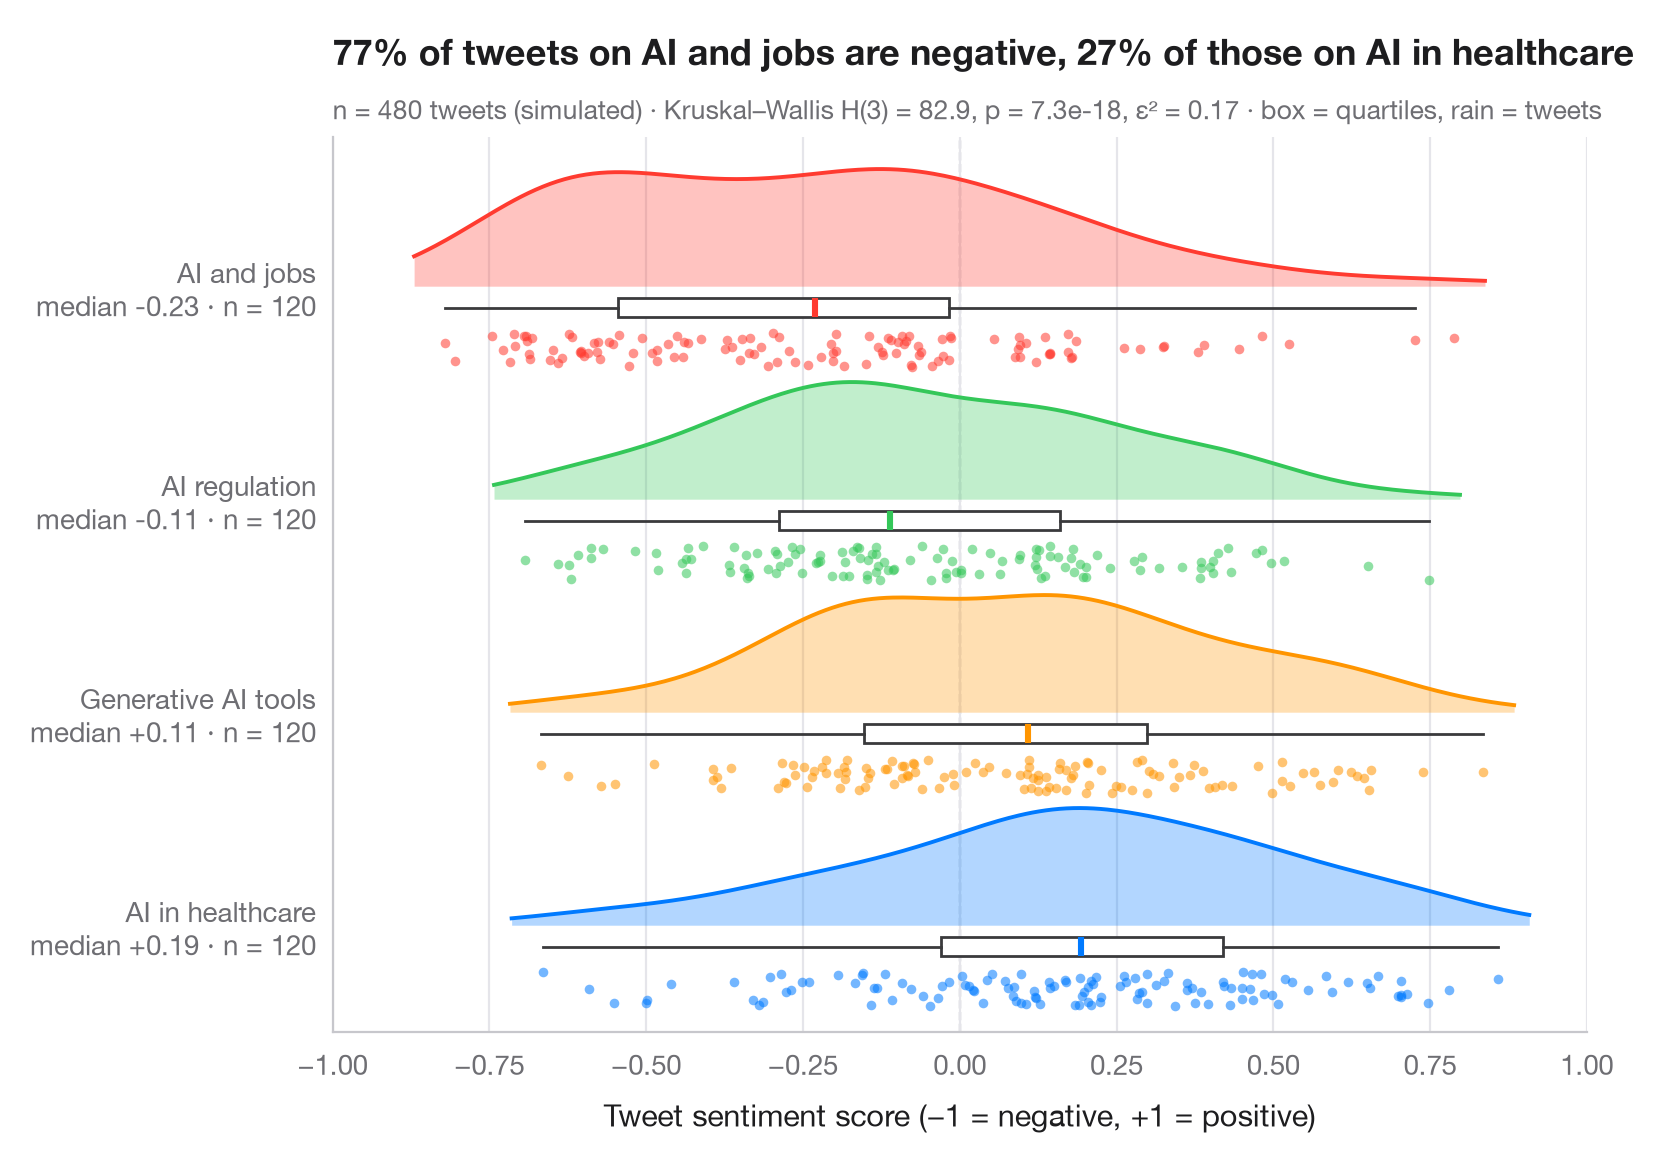

Here is the Python script that generated this plot:
"""
title: Raincloud plot
summary: Half violin, box plot and raw points per group, drawn horizontally.
r: ggdist::stat_halfeye() / ggrain::geom_rain()
tags: [raincloud, violin, box plot, Kruskal-Wallis, distribution, sentiment]
description: |
  A raincloud plot stacks three views of the same data: a half violin (the
  "cloud") shows the density, a slim box plot gives the median and quartiles,
  and the jittered points underneath (the "rain") show every single
  observation. Nothing is hidden, so skewness, outliers and small samples are
  all visible.

  The setting is de Marcellis-Warin, Kouloukoui & Warin (2025, *Data in
  Brief*), a large dataset of AI-related tweets. The numbers here are
  **simulated** for illustration — a sentiment score between −1 (negative)
  and +1 (positive) for n = 480 tweets on four AI topics — and are not the
  paper's data or results. The densities come from `scipy.stats.gaussian_kde`,
  and the subtitle reports a Kruskal–Wallis test (`scipy.stats.kruskal`) — a
  rank test, suited to bounded, skewed scores — with ε² as effect size.
"""
import matplotlib.pyplot as plt
import numpy as np
from scipy import stats

# Simulated data, set in the context of de Marcellis-Warin, Kouloukoui & Warin (2025) [dmw2025aitweets]

# Data: sentiment score (−1 to +1) of 120 tweets per AI topic (Beta draws rescaled)
rng = np.random.default_rng(2025)
groups = {"AI in healthcare": (5.0, 3.5), "Generative AI tools": (4.0, 3.5),
          "AI regulation": (3.5, 4.0), "AI and jobs": (2.6, 4.5)}
data = [2 * rng.beta(a, b, 120) - 1 for a, b in groups.values()]
palette = ["#007AFF", "#FF9500", "#34C759", "#FF3B30"]

# Kruskal–Wallis test + epsilon squared
H, p = stats.kruskal(*data)
n = sum(len(d) for d in data)
eps2 = H / (n - 1)

fig, ax = plt.subplots(figsize=(8, 5.6))
for i, (d, c) in enumerate(zip(data, palette)):
    # Cloud: half violin above the baseline, scaled to a fixed height
    grid = np.linspace(d.min() - 0.05, d.max() + 0.05, 300)  # trim the cloud near the data
    dens = stats.gaussian_kde(d)(grid)
    ax.fill_between(grid, i, i + 0.55 * dens / dens.max(), color=c, alpha=0.3, lw=0)
    ax.plot(grid, i + 0.55 * dens / dens.max(), color=c, lw=1.4)
    # Box: median and quartiles just under the cloud
    ax.boxplot(d, positions=[i - 0.1], widths=0.09, orientation="horizontal", showfliers=False,
               patch_artist=True, boxprops=dict(facecolor="white", edgecolor="#3A3A3C", lw=1),
               medianprops=dict(color=c, lw=2.2), whiskerprops=dict(color="#3A3A3C"),
               capprops=dict(visible=False))
    # Rain: jittered raw points below the box
    ax.scatter(d, i - 0.3 + rng.uniform(-0.08, 0.08, len(d)),
               s=12, color=c, alpha=0.55, lw=0)

ax.set_yticks(range(len(groups)), [f"{g}\nmedian {np.median(d):+.2f} · n = {len(d)}"
                                   for g, d in zip(groups, data)])
ax.set_ylim(-0.5, len(groups) - 0.3)
ax.set_xlim(-1, 1)
ax.axvline(0, color="#8E8E93", lw=0.8, ls="--", zorder=0)
ax.grid(axis="x"); ax.grid(axis="y", visible=False)
ax.set_xlabel("Tweet sentiment score (−1 = negative, +1 = positive)")
share = [np.mean(d < 0) for d in data]
ax.set_title(f"{share[3]:.0%} of tweets on AI and jobs are negative, "
             f"{share[0]:.0%} of those on AI in healthcare", pad=26)
ax.text(0, 1.02, f"n = {n} tweets (simulated) · Kruskal–Wallis H(3) = {H:.1f}, p = {p:.1e}, "
        f"ε² = {eps2:.2f} · box = quartiles, rain = tweets", transform=ax.transAxes,
        fontsize=9.5, color="#6E6E73")
plt.show()
